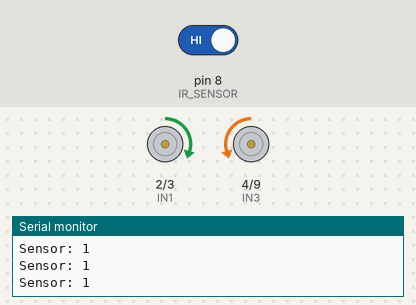
Bench run of a sketch on a simulated Arduino Uno, built with avr-gcc and run on an emulated ATmega328P. Shown: motor-driver pin pairs drawn as motors (green arrow = first pin HIGH = forward, orange = second pin HIGH = backward, longer = more drive, scaled by the enable pin), the last lines printed to the serial monitor. The inputs (shaded band) are chosen by the test bench; at power-on: pin 8 (IR_SENSOR) HIGH.

Above: at 1.2 s.
1.3 s: pin 8 (IR_SENSOR) driven LOW
At 2.3 s:
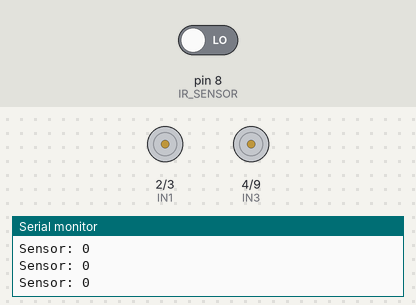
2.8 s: pin 8 (IR_SENSOR) driven HIGH
At 3.4 s:
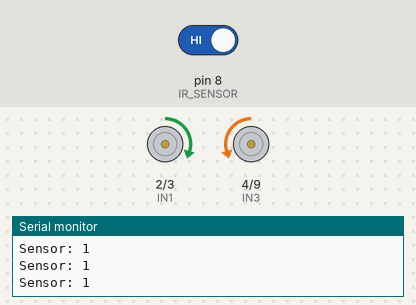
Timing chart, 0 to 5.8 s (numbered marks = the images above; inputs shaded):
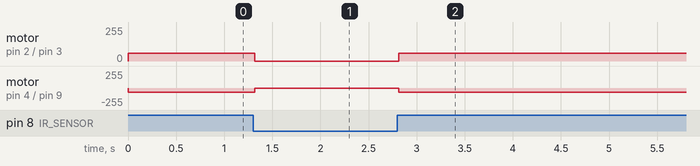

The sketch:

belt.ino
```cpp
// Motor Driver Pins
#define IN1 2
#define IN2 3
#define IN3 4
#define IN4 9
#define ENA 5
#define ENB 6

// IR Sensor
#define IR_SENSOR 8

int speedValue = 60;  // Adjust speed (0–255)

void setup() {
  pinMode(IN1, OUTPUT);
  pinMode(IN2, OUTPUT);
  pinMode(IN3, OUTPUT);
  pinMode(IN4, OUTPUT);

  pinMode(ENA, OUTPUT);
  pinMode(ENB, OUTPUT);

  pinMode(IR_SENSOR, INPUT);

  Serial.begin(9600);
}

void loop() {
  int sensorState = digitalRead(IR_SENSOR);

  Serial.print("Sensor: ");
  Serial.println(sensorState);

  // MOST IR sensors → LOW when object detected
  if (sensorState == LOW) {
    stopMotors();   // Stop if object detected
  }
  else {
    runConveyor();  // Run if no object
  }
}

// Function to RUN conveyor
void runConveyor() {
  // Motor A (2 motors)
  digitalWrite(IN1, HIGH);
  digitalWrite(IN2, LOW);

  // Motor B (2 motors opposite direction)
  digitalWrite(IN3, LOW);
  digitalWrite(IN4, HIGH);

  analogWrite(ENA, speedValue);
  analogWrite(ENB, speedValue);
}

// Function to STOP conveyor
void stopMotors() {
  digitalWrite(IN1, LOW);
  digitalWrite(IN2, LOW);
  digitalWrite(IN3, LOW);
  digitalWrite(IN4, LOW);

  analogWrite(ENA, 0);
  analogWrite(ENB, 0);
}
```

Measured:
- after the input at 1.3 s, motor on pin 2 (IN1) / pin 3 (IN2): forward 60/255 → stopped at once; motor on pin 4 (IN3) / pin 9 (IN4): backward 60/255 → stopped at once
- after the input at 2.8 s, motor on pin 2 (IN1) / pin 3 (IN2): stopped → forward 60/255 at once; motor on pin 4 (IN3) / pin 9 (IN4): stopped → backward 60/255 at once
